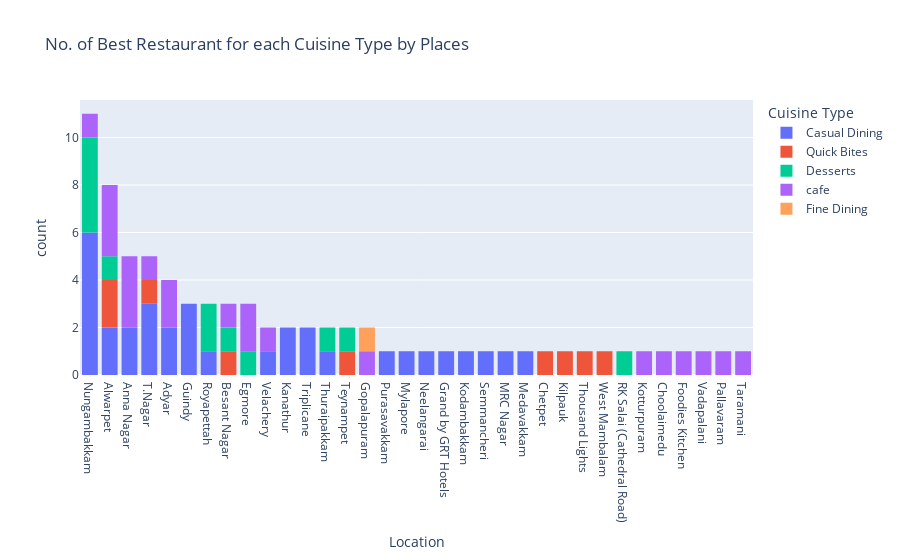

This figure's notebook cell:
### Code cell
fig = px.histogram(highest_rated_df, x='Location', color='Cuisine Type',
title= 'No. of Best Restaurant for each Cuisine Type by Places').update_xaxes(categoryorder="total descending")
fig.show()

### Figure 1 — Plotly figure (JSON) as saved in the notebook; plotly's stock layout.template omitted (floating-point values rounded to 4 significant figures)
{"data": [{"alignmentgroup": "True", "bingroup": "x", "hovertemplate": "Cuisine Type=Casual Dining<br>Location=%{x}<br>count=%{y}<extra></extra>", "legendgroup": "Casual Dining", "marker": {"color": "#636efa", "pattern": {"shape": ""}}, "name": "Casual Dining", "offsetgroup": "Casual Dining", "orientation": "v", "showlegend": true, "x": ["Purasavakkam", "Alwarpet", "Velachery", "Anna Nagar", "Nungambakkam", "Kanathur", "Mylapore", "Nungambakkam", "Anna Nagar", "Triplicane", "Nungambakkam", "Nungambakkam", "Kanathur", "Neelangarai", "Grand by GRT Hotels", "Nungambakkam", "Kodambakkam", "Semmancheri", "Adyar", "Guindy", "Adyar", "T.Nagar", "Royapettah", "Guindy", "MRC Nagar", "Nungambakkam", "T.Nagar", "Guindy", "Alwarpet", "Medavakkam", "Thuraipakkam", "T.Nagar", "Triplicane"], "xaxis": "x", "yaxis": "y", "type": "histogram"}, {"alignmentgroup": "True", "bingroup": "x", "hovertemplate": "Cuisine Type=Quick Bites<br>Location=%{x}<br>count=%{y}<extra></extra>", "legendgroup": "Quick Bites", "marker": {"color": "#EF553B", "pattern": {"shape": ""}}, "name": "Quick Bites", "offsetgroup": "Quick Bites", "orientation": "v", "showlegend": true, "x": ["Chetpet", "Kilpauk", "Thousand Lights", "West Mambalam", "Besant Nagar", "T.Nagar", "Alwarpet", "Alwarpet", "Teynampet"], "xaxis": "x", "yaxis": "y", "type": "histogram"}, {"alignmentgroup": "True", "bingroup": "x", "hovertemplate": "Cuisine Type=Desserts<br>Location=%{x}<br>count=%{y}<extra></extra>", "legendgroup": "Desserts", "marker": {"color": "#00cc96", "pattern": {"shape": ""}}, "name": "Desserts", "offsetgroup": "Desserts", "orientation": "v", "showlegend": true, "x": ["Royapettah", "Nungambakkam", "Nungambakkam", "Nungambakkam", "RK Salai (Cathedral Road)", "Alwarpet", "Nungambakkam", "Royapettah", "Egmore", "Besant Nagar", "Teynampet", "Thuraipakkam"], "xaxis": "x", "yaxis": "y", "type": "histogram"}, {"alignmentgroup": "True", "bingroup": "x", "hovertemplate": "Cuisine Type=cafe<br>Location=%{x}<br>count=%{y}<extra></extra>", "legendgroup": "cafe", "marker": {"color": "#ab63fa", "pattern": {"shape": ""}}, "name": "cafe", "offsetgroup": "cafe", "orientation": "v", "showlegend": true, "x": ["Alwarpet", "Alwarpet", "Besant Nagar", "Kotturpuram", "Velachery", "Egmore", "Choolaimedu", "Egmore", "Gopalapuram", "Nungambakkam", "Alwarpet", "Foodies Kitchen", "Vadapalani", "Adyar", "Anna Nagar", "T.Nagar", "Pallavaram", "Anna Nagar", "Taramani", "Adyar", "Anna Nagar"], "xaxis": "x", "yaxis": "y", "type": "histogram"}, {"alignmentgroup": "True", "bingroup": "x", "hovertemplate": "Cuisine Type=Fine Dining<br>Location=%{x}<br>count=%{y}<extra></extra>", "legendgroup": "Fine Dining", "marker": {"color": "#FFA15A", "pattern": {"shape": ""}}, "name": "Fine Dining", "offsetgroup": "Fine Dining", "orientation": "v", "showlegend": true, "x": ["Gopalapuram"], "xaxis": "x", "yaxis": "y", "type": "histogram"}], "layout": {"xaxis": {"anchor": "y", "domain": [0, 1], "title": {"text": "Location"}, "categoryorder": "total descending", "type": "category", "range": [-0.5, 33.5], "autorange": true}, "yaxis": {"anchor": "x", "domain": [0, 1], "title": {"text": "count"}, "range": [0, 11.58], "autorange": true}, "legend": {"title": {"text": "Cuisine Type"}, "tracegroupgap": 0}, "title": {"text": "No. of Best Restaurant for each Cuisine Type by Places"}, "barmode": "relative", "autosize": true}}
